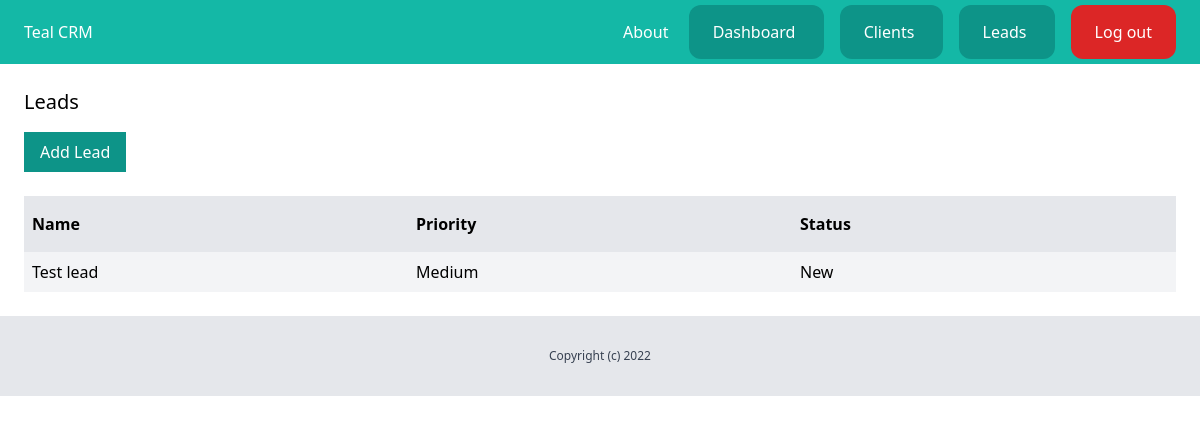
The app's page /dashboard/leads/ (signed in), older data.
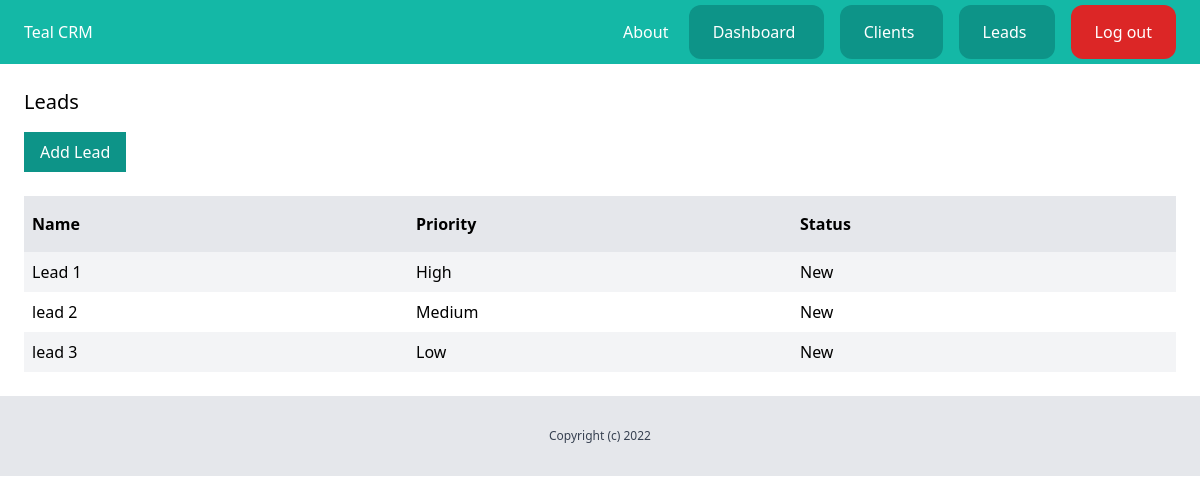
The same page, newer data.
### lead/models.py (models this page shows, shortened)
class Lead(models.Model):
    LOW = 'low'
    MEDIUM = 'medium'
    HIGH = 'high'
    CHOICES_PRIORITY = (
        (LOW, 'Low'),
        (MEDIUM, 'Medium'),
        (HIGH, 'High'),
    )
    NEW = 'new'
    CONTACTED = 'contacted'
    WON = 'won'
    LOST = 'lost'
    CHOICES_STATUS = (
        (NEW, 'New'),
        (CONTACTED, 'Contacted'),
        (WON, 'Won'),
        (LOST, 'Lost'),
    )
    name = models.CharField(max_length=255)
    email = models.EmailField()
    description = models.TextField(blank=True, null=True)
    priority = models.CharField(max_length=10, choices=CHOICES_PRIORITY, default=MEDIUM)
    converted_to_client = models.BooleanField(default=False)
    status = models.CharField(max_length=10, choices=CHOICES_STATUS, default=NEW)
    created_by = models.ForeignKey(User, related_name='leads', on_delete=models.CASCADE)
    created_at = models.DateTimeField(auto_now_add=True)
    modified_at = models.DateTimeField(auto_now=True)

### lead/views.py (the view)
# urls.py: path('', leads_list, name='leads_list'),
@login_required
def leads_list(request):
    leads = Lead.objects.filter(created_by=request.user, converted_to_client=False)
    return render(request, 'lead/leads_list.html', {
        'leads': leads
    })

### lead/templates/lead/leads_list.html (shortened to what this page needs)
{% extends 'core/base.html' %}
{% block content %}
    <div class="py-6 px-6">
        <h1 class="mb-4 text-xl">Leads</h1>
        <a href="{% url 'add_lead' %}" class="inline-block py-2 px-4 bg-teal-600 text-white">Add Lead </a>
        {% if leads %}
            <div class="mt-6 flex justify-between">
                <p class="py-4 px-2 bg-gray-200 font-semibold w-full">Name</p>
                <p class="py-4 px-2 bg-gray-200 font-semibold w-full">Priority</p>
                <p class="py-4 px-2 bg-gray-200 font-semibold w-full">Status</p>
            </div>
            {% for lead in leads %}
            <div class="flex justify-between">
                <p class="py-2 px-2 w-full {% cycle 'bg-gray-100' '' %}">
                    <a href="{% url 'leads_detail' lead.id %}">{{ lead.name }}</a>
                </p>
                <p class="py-2 px-2 w-full {% cycle 'bg-gray-100' '' %}">{{ lead.get_priority_display }}</p>
                <p class="py-2 px-2 w-full {% cycle 'bg-gray-100' '' %}">{{ lead.get_status_display }}</p>
            </div>
            {% endfor %}
        {% else %}
            <p class="mt-6 px-2">There are no leads in the database yet....</p>
        {% endif %}
    </div>
{% endblock %}

### core/templates/core/base.html (shortened to what this page needs)
<!doctype html>
<html>
<head>
  <script src="https://cdn.tailwindcss.com"></script>
</head>
<body>
    <nav class="py-5 px-6 flex justify-between bg-teal-500">
        <a href="/" class="text-white">Teal CRM</a>
        <div class="space-x-4">
            <a href="{% url 'about' %}" class="text-white" >About</a>
            {% if request.user.is_authenticated %}
                <a href="{% url 'dashboard' %}" class="py-4 px-6 bg-teal-600 rounded-xl text-white">Dashboard </a>
                <a href="{% url 'clients_list' %}" class="py-4 px-6 bg-teal-600 rounded-xl text-white">Clients </a>
                <a href="{% url 'leads_list' %}" class="py-4 px-6 bg-teal-600 rounded-xl text-white">Leads </a>
                <a href="{% url 'logout' %}" class="py-4 px-6 bg-red-600 rounded-xl text-white">Log out</a>
            {% else %}
                <a href="{% url 'login' %}" class="py-4 px-6 bg-teal-600 rounded-xl text-white">Log in </a>
                <a href="{% url 'signup' %}" class="py-4 px-6 bg-teal-300 rounded-xl text-white">Sign up</a>
            {% endif %}
        </div>
    </nav>
    {% block content %} {% endblock %}
    <footer class="py-8 text-center bg-gray-200">
        <p class="text-xs text-gray-700">Copyright (c) 2022  </p>
    </footer>
</body>
</html>

Row changes from the older to the newer data that the page shows:
removed Lead: name "Test lead", priority "Medium", status "New"
added Lead: name "Lead 1", priority "High", status "New"
added Lead: name "lead 2", priority "Medium", status "New"
added Lead: name "lead 3", priority "Low", status "New"
